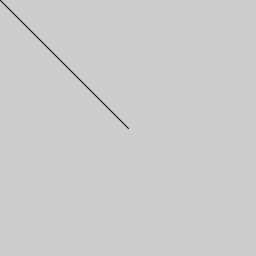
Frame 1 (no input)
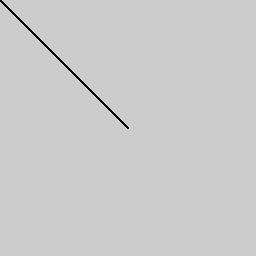
Frame 60 (the mouse pressed at the canvas centre just before this capture)
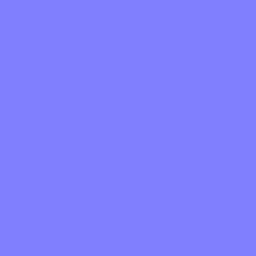
Frame 120 (the mouse held since frame 60 and released just before this capture)

The Processing sketch that drew these frames (run headless with seeded random() and noise(); from frame 60 on, the mouse is pressed at the canvas centre):

// Processing sketch: seny_colorwheel
// ── seny_colorwheel.pde
void setup()
{
  size(256, 256);
}

void draw()
{
  stroke(mouseX, mouseY, mouseX + mouseY);
  line(128, 128, mouseX, mouseY);

  if(mousePressed) 
  {
    background(mouseX, mouseY, mouseX + mouseY);
  }
  
}
